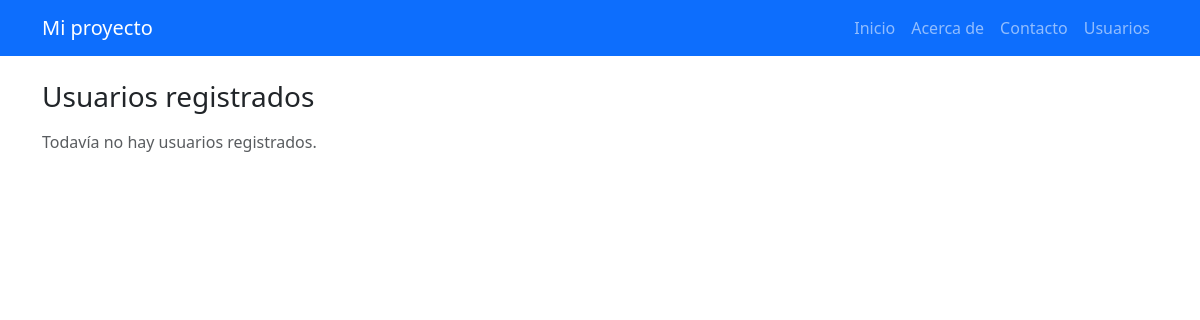
The page /usuarios on the database as committed earlier.
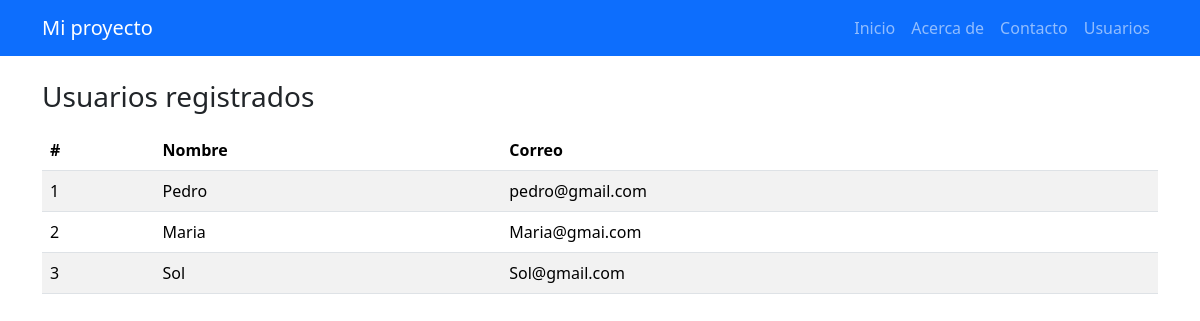
The same page on the database as committed later.
### app.py (models this page shows)
class Usuario(db.Model):
    id = db.Column(db.Integer , primary_key=True)
    nombre = db.Column(db.String(80), nullable=False)
    correo = db.Column(db.String(120), unique=True , nullable=False)

### app.py (the view)
@app.route("/usuarios")
def usuarios():
    lista = Usuario.query.order_by(Usuario.id).all()
    return render_template("usuarios.html", usuarios=lista)

### templates/usuarios.html (shortened to what this page needs)
{% extends 'base.html' %}
{% block content %}
<h1 class="h3 mb-3">Usuarios registrados</h1>
{% if usuarios %}
<table class="table table-striped">
<thead>
<tr>
<th>#</th>
<th>Nombre</th>
<th>Correo</th>
</tr>
</thead>
<tbody>
{% for u in usuarios %}
<tr>
<td>{{ u.id }}</td>
<td>{{ u.nombre }}</td>
<td>{{ u.correo }}</td>
</tr>
{% endfor %}
</tbody>
</table>
{% else %}
<p class="text-muted">Todavía no hay usuarios registrados.</p>
{% endif %}
{% endblock %}

### templates/base.html (shortened to what this page needs)
<!doctype html>
<html lang="es">
<head>
{{ bootstrap.load_css() }}
</head>
<body>
<nav class="navbar navbar-expand-lg bg-primary" data-bs-theme="dark">
<div class="container">
<a class="navbar-brand" href="{{ url_for('index') }}">Mi proyecto</a>
<div class="navbar-nav">
<a class="nav-link" href="{{ url_for('index') }}">Inicio</a>
<a class="nav-link" href="{{ url_for('about') }}">Acerca de</a>
<a class="nav-link" href="{{ url_for('contacto') }}">Contacto</a>
<a class="nav-link" href="{{ url_for('usuarios') }}">Usuarios</a>
</div>
</div>
</nav>
<main class="container py-4">
{% block content %}{% endblock %}
</main>
</body>
</html>

Rows that differ between the two databases and show on the page:
added Usuario: id "1", nombre "Pedro", correo "pedro@gmail.com"
added Usuario: id "2", nombre "Maria", correo "Maria@gmai.com"
added Usuario: id "3", nombre "Sol", correo "Sol@gmail.com"
Other text that changed with them:
text no longer shown: "Todavía no hay usuarios registrados."
text now shown: "# Nombre Correo"
